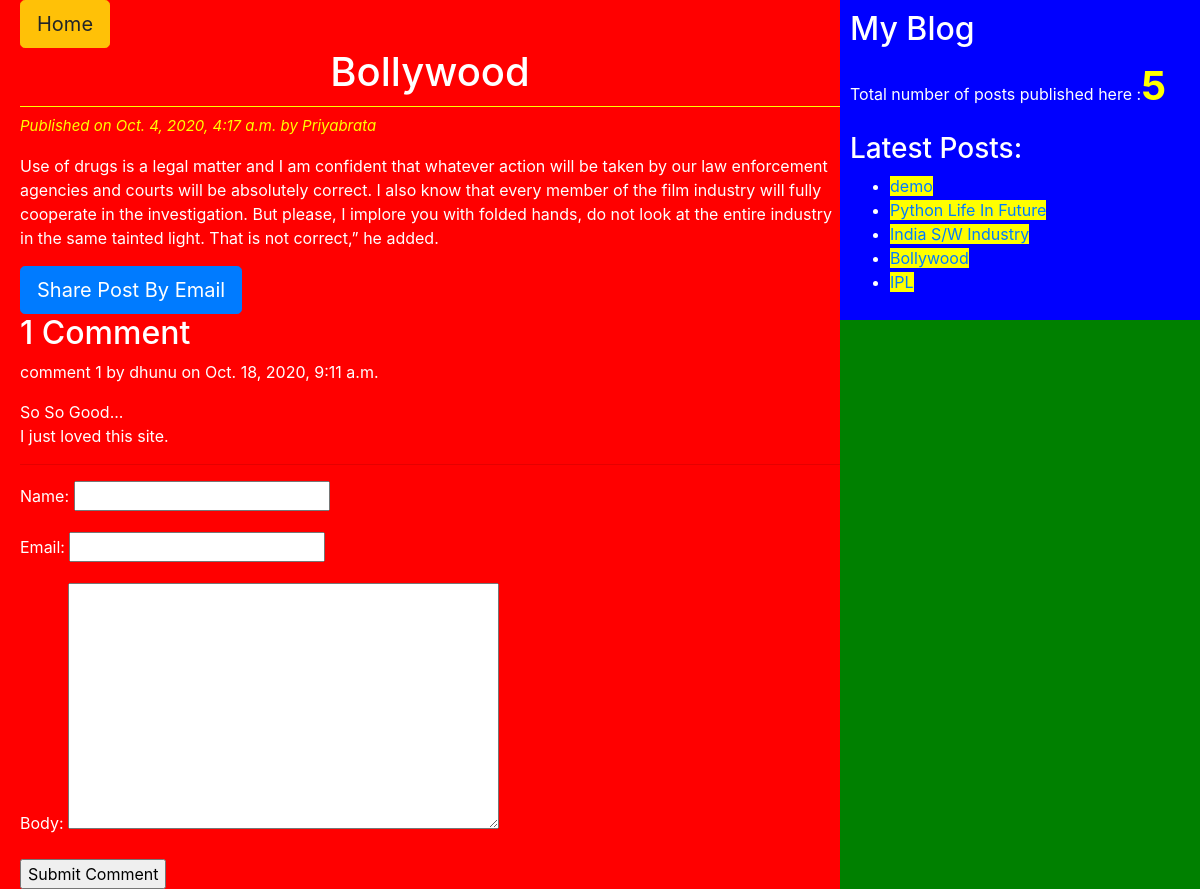
/2020/10/04/bollywood/, run on the app's committed database.
### blogApp/models.py (models this page shows)
class Post(models.Model):
    STATUS_CHOICES = (('draft','Draft'),('published','Published'))
    title = models.CharField(max_length=256)
    slug = models.SlugField(max_length=264,unique_for_date='publish')
    author = models.ForeignKey(User,related_name='blog_posts',on_delete=models.DO_NOTHING)
    body = models.TextField()
    publish = models.DateTimeField(default=timezone.now)
    created = models.DateTimeField(auto_now_add=True)
    updated = models.DateTimeField(auto_now=True)
    status = models.CharField(max_length=10,choices=STATUS_CHOICES,default='draft')
    objects=CustomManager()
    class Meta:
        ordering = ('-publish',)
    def get_absolute_url(self):
        return reverse('post_detail',args=[self.publish.year,self.publish.strftime('%m'),self.publish.strftime('%d'),self.slug])

class Comment(models.Model):
    post=models.ForeignKey(Post,related_name='comments',on_delete=models.CASCADE)
    name=models.CharField(max_length=32)
    email=models.EmailField()
    body=models.TextField()
    created=models.DateTimeField(auto_now_add=True)
    updated=models.DateTimeField(auto_now=True)
    active=models.BooleanField(default=True)
    class Meta:
        ordering=('-created',)

### blogApp/views.py (the view)
# urls.py: path('<year>/<month>/<day>/<post>/',views.post_detail_view,name='post_detail'),
def post_detail_view(request,year,month,day,post):
    post=get_object_or_404(Post,slug=post,status='published',publish__year=year,publish__month=month,publish__day=day)
    comments=post.comments.filter(active=True)
    csubmit=False
    if request.method=='POST':
        form=CommentForm(request.POST)
        if form.is_valid():
            new_comment=form.save(commit=False)
            new_comment.post=post
            new_comment.save()
            csubmit=True
    else:
        form=CommentForm()
    return render(request,'blogApp/post_detail.html',{'post':post,'form':form,'comments':comments,'csubmit':csubmit})

### blogApp/forms.py
class CommentForm(forms.ModelForm):
    class Meta:
        model=Comment
        fields=('name','email','body')

### blogApp/models.py (called while the page is built)
    def get_queryset(self):
        return super().get_queryset().filter(status='published')

### blogApp/templatetags/blog_tags.py (called while the page is built)
@register.simple_tag(name='my_tag')
def total_posts():
    return Post.objects.count()

@register.inclusion_tag('blogApp/latest_posts123.html')
def show_latest_posts(count=3):
    latest_posts=Post.objects.order_by('-publish')[:count]
    return {'latest_posts':latest_posts}

### templates/blogApp/post_detail.html (shortened to what this page needs)
<!DOCTYPE html>
{%extends 'blogApp/base.html'%}
{%block content%}
<a href="/" class="btn btn-warning btn-lg">Home</a>
<h1>{{post.title}}</h1>
<p id='date'>Published on {{post.publish}} by {{post.author|title}}</p>
{{post.body|linebreaks}}
<a href="/{{post.id}}/share" class='btn btn-lg btn-primary'> Share Post By Email</a>
{% with comments.count as comments_count %}
<h2>{{comments_count}} Comment{{comments_count|pluralize}}</h2>
{% endwith%}
{%if comments %}
{%for comment in comments %}
<p id='ch'> comment {{forloop.counter}} by {{comment.name}} on {{comment.created}}</p>
<div class="cb">{{comment.body|linebreaks}}</div>
<hr>
{%endfor%}
{%else%}
<p>There are NO Comments Yet !!!</p>
{%endif%}
{%if csubmit %}
<h2>Your Comment Added Succefully</h2>
{%else%}
<form method="post">
  {{form.as_p}}
  <input type="submit" name="" value="Submit Comment">
</form>
{%endif%}
{%endblock%}

### templates/blogApp/base.html (shortened to what this page needs)
<!DOCTYPE html>
{% load blog_tags %}
{% load static %}
<html lang="en" dir="ltr">
  <head>
    <link rel="stylesheet" href="https://stackpath.bootstrapcdn.com/bootstrap/4.5.2/css/bootstrap.min.css">
<link rel="stylesheet" href="{% static 'css/blogApp.css' %}">
  </head>
  <body>
    <div class="content">
      {% block content %}{% endblock %}
    </div>
    <div class="sidebar">
      <h2>My Blog</h2>
      <p>Total number of posts published here :<span id="pcount">{% my_tag %}</span></p>
      <h3>Latest Posts:</h3>{%show_latest_posts 5%}
    </div>
  </body>
</html>

### templates/blogApp/latest_posts123.html
<ul>
  {%for post in latest_posts%}
  <li><a href="{{post.get_absolute_url}}">{{post.title}}</a></li>
  {%endfor%}
</ul>

### static/css/blogApp.css (style rules this page uses)
.content { width: 70%; float: left; background: red; padding-left: 20px; }
.sidebar { width: 30%; float: right; background: blue; padding: 10px; }
h1 { text-align: center; border-bottom: 1px solid yellow; padding-bottom: 10px; }
#date { color: yellow; font-size: 15px; font-style: italic; }
body { color: white; background: green; }
a { background: yellow; }
#pcount { font-size: 40px; color: yellow; font-weight: bold; }

### data on the page
Post: title "Bollywood", publish "Oct. 4, 2020, 4:17 a.m.", author "Priyabrata", body "Use of drugs is a legal matter and I am confident that whatever action will be taken by our law enforcement agencies and courts will be absolutely correct. I also know that every member of the film industry will fully cooperate in the investigation. But please, I implore you with folded hands, do not look at the entire industry in the same tainted light. That is not correct,” he added."
Comment: name "dhunu", created "Oct. 18, 2020, 9:11 a.m.", body "So So Good... I just loved this site."
Post: title "demo"
Post: title "Python Life In Future"
Post: title "India S/W Industry"
Post: title "IPL"

### other printed values
{{ comments_count }} "1"
